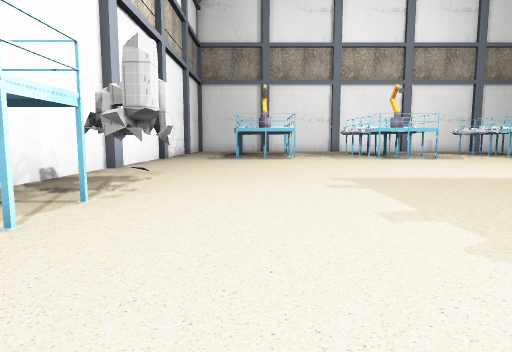
View 1 (above)

24 first-person views from a walk through a level from a Godot 3-D game. The camera is 1.2 m above the floor, tilts 6° down and sees 75° across. The floor is counted in squares, 2 m on a side. Each view is taken from the middle of a square. On the plan, view 1 faces up. The plan holds only what a view shows up to about 10 squares ahead; the rest is blank. Some surface patterns are stand-ins.

View 2
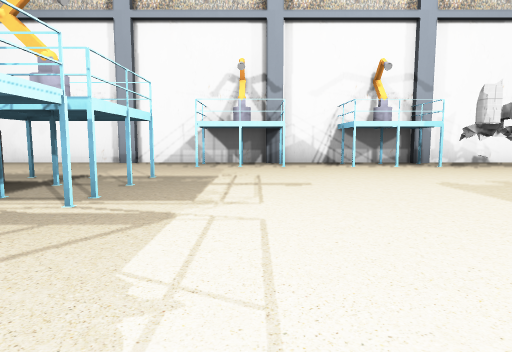

View 3
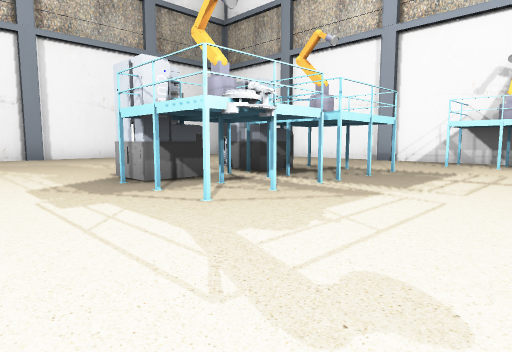

View 4
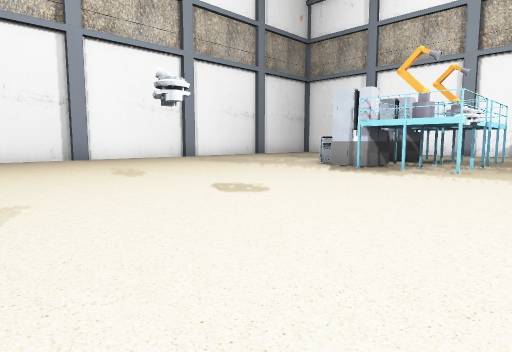

View 5
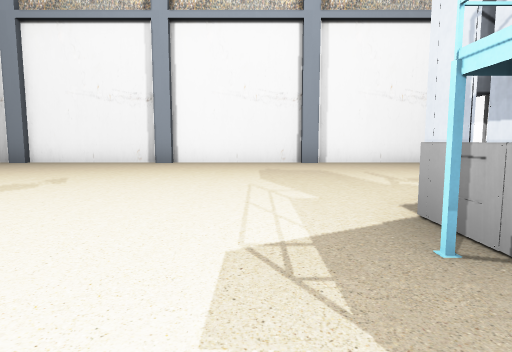

View 6
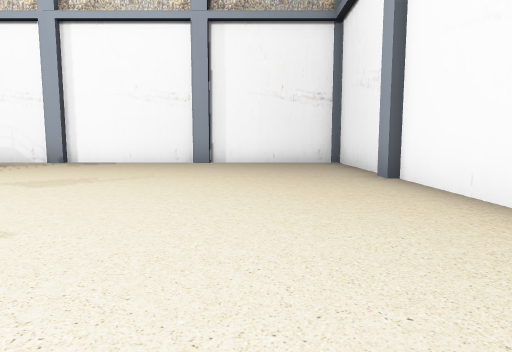

View 7
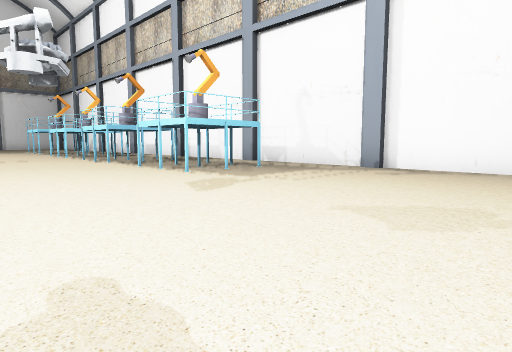

View 8
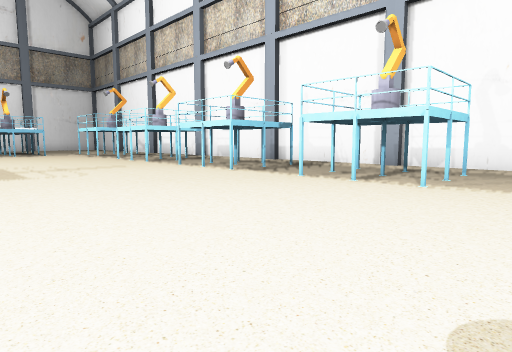

View 9
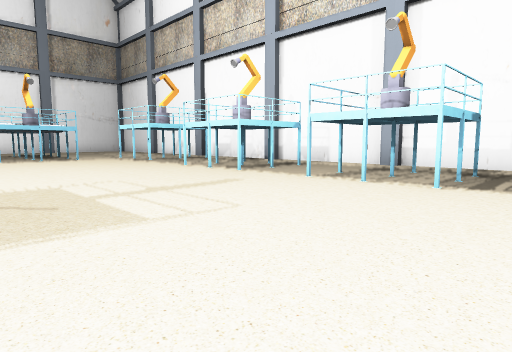

View 10
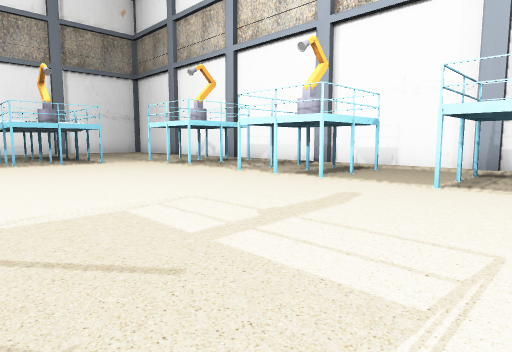

View 11
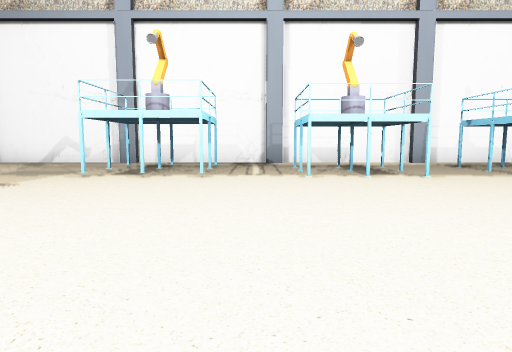

View 12
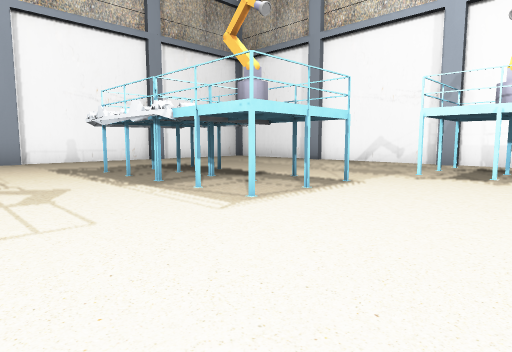

View 13
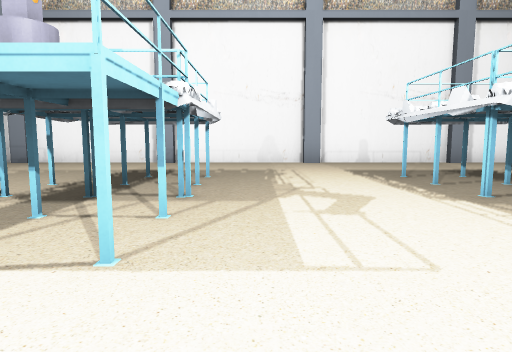

View 14
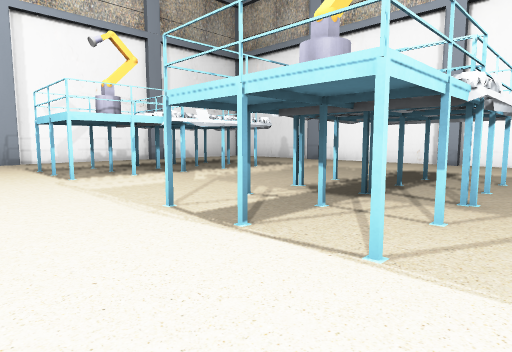

View 15
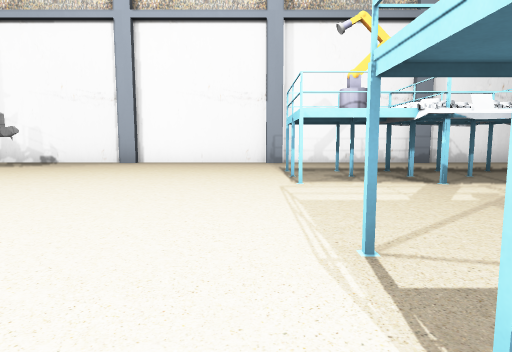

View 16
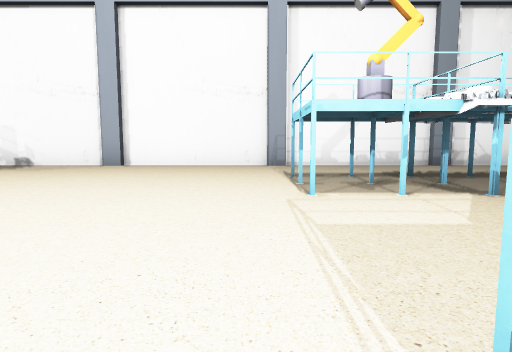

View 17
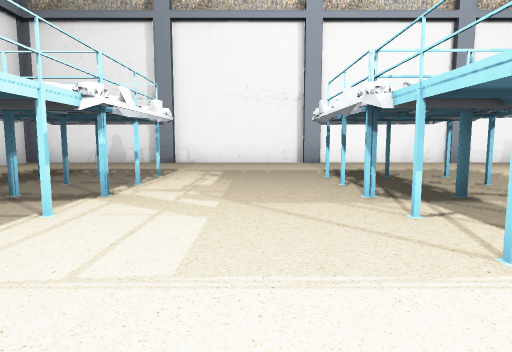

View 18
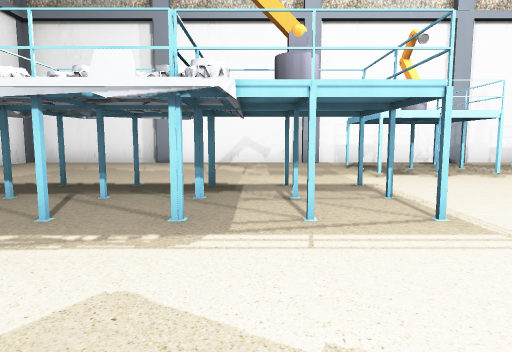

View 19
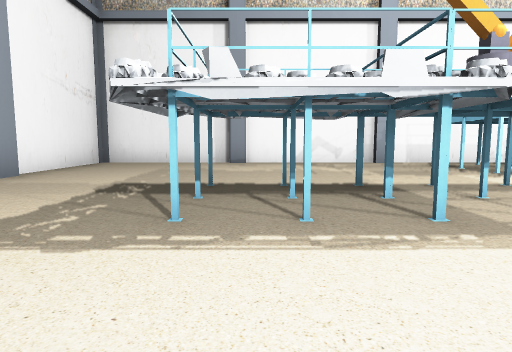

View 20
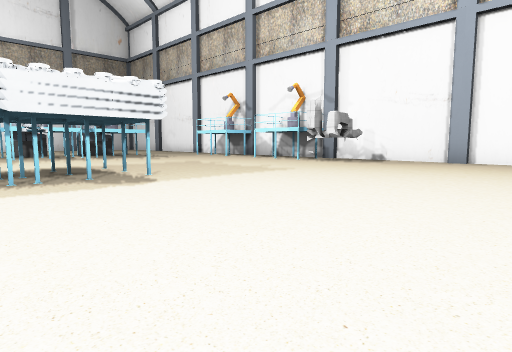

View 21
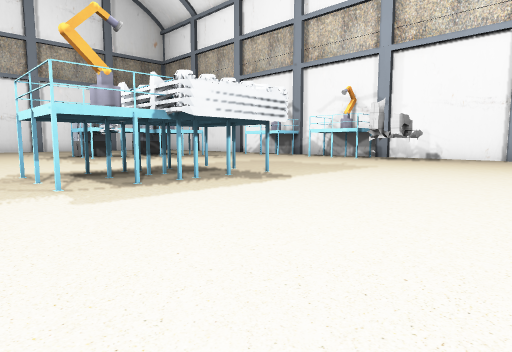

View 22
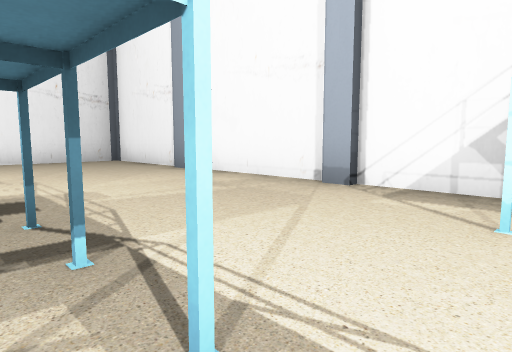

View 23
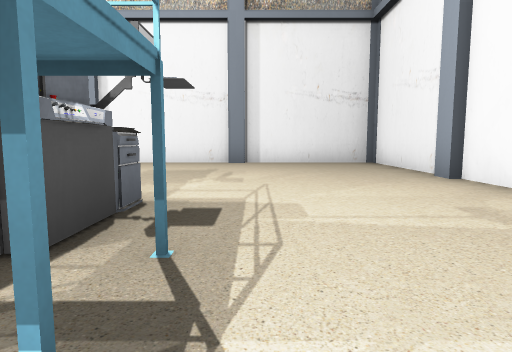

View 24
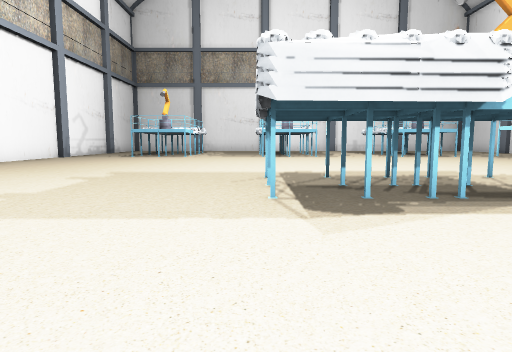

### Floor plan
Key: @ floor where view 1 was taken; # wall or solid block; . floor; ^ raised ledge; T thing the floor can be seen under or through.
Columns run from 4 left of view 1 to 17 right of it. Each row starts with its distance up from view 1.
 20 ######################
 19 #....................#
 18 #....................#
 17 #....................#
 16 #..TTT..###...TTT....#
 15 #..TTT..###...TTT....#
 14 #..TTT..###...TTT....#
 13 #..TTT..###...TTT....#
 12 #..TTT..###...TTT....#
 11 #................TTT.#
 10 #................TTT.#
  9 #................TTT.#
  8 #....................#
  7 #................###.#
  6 #................###.#
  5 #.#.....TTTTT....###.#
  4 ###.....TTTTT........#
  3  ##.....TTTTT....###.#
  2   #..............###.#
  1   #..............###.#
  0   #.@............###.#
 -1  ##..............###.#
 -2 ###..............###.#
 -3 #....#####...........#
 -4 #....#####...........#
 -5 #....#####...........#
 -6 #....^. ^............#
 -7 #...... .............#
 -8 #....................#
 -9 #....................#
-10 #....................#
-11 #....................#
-12 #....................#
-13 ######################

Positions as (right, up) in squares from view 1, and headings:
1: (0, 0), facing up
2: (6, -1), facing left
3: (7, 0), facing down-left
4: (12, -1), facing down-left
5: (6, -3), facing down
6: (7, -10), facing right
7: (9, -8), facing up-right
8: (8, -4), facing up-right
9: (8, 0), facing up-right
10: (8, 2), facing up-right
11: (7, 8), facing right
12: (7, 9), facing up-right
13: (7, 10), facing up
14: (7, 10), facing up-left
15: (6, 11), facing left
16: (5, 11), facing left
17: (3, 10), facing up
18: (7, 13), facing right
19: (7, 15), facing right
20: (7, 10), facing down-left
21: (9, 9), facing down-left
22: (1, -2), facing down-left
23: (0, -3), facing down
24: (4, -1), facing up
